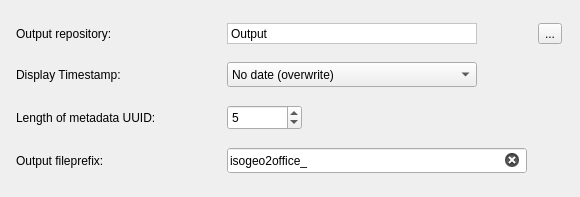
             <widget class="QWidget" name="tlb_section_global">
              <property name="geometry">
               <rect>
                <x>0</x>
                <y>0</y>
                <width>580</width>
                <height>197</height>
               </rect>
              </property>
              <property name="minimumSize">
               <size>
                <width>3</width>
                <height>0</height>
               </size>
              </property>
              <property name="maximumSize">
               <size>
                <width>600</width>
                <height>200</height>
               </size>
              </property>
              <attribute name="icon">
               <iconset resource="../../../resources.qrc">
                <normaloff>:/IsogeoToOffice/resources/settings/bars.svg</normaloff>:/IsogeoToOffice/resources/settings/bars.svg</iconset>
              </attribute>
              <attribute name="label">
               <string>Location and naming rules</string>
              </attribute>
              <layout class="QGridLayout" name="gridLayout">
               <item row="2" column="0">
                <widget class="QLabel" name="lbl_timestamp">
                 <property name="minimumSize">
                  <size>
                   <width>100</width>
                   <height>20</height>
                  </size>
                 </property>
                 <property name="maximumSize">
                  <size>
                   <width>200</width>
                   <height>25</height>
                  </size>
                 </property>
                 <property name="text">
                  <string>Display Timestamp:</string>
                 </property>
                </widget>
               </item>
               <item row="2" column="2" colspan="2">
                <widget class="QComboBox" name="cbb_timestamp">
                 <property name="minimumSize">
                  <size>
                   <width>150</width>
                   <height>25</height>
                  </size>
                 </property>
                 <property name="maximumSize">
                  <size>
                   <width>250</width>
                   <height>35</height>
                  </size>
                 </property>
                 <item>
                  <property name="text">
                   <string>No date (overwrite)</string>
                  </property>
                 </item>
                 <item>
                  <property name="text">
                   <string>Day</string>
                  </property>
                 </item>
                 <item>
                  <property name="text">
                   <string>Datetime</string>
                  </property>
                 </item>
                </widget>
               </item>
               <item row="1" column="2">
                <widget class="QLabel" name="lbl_output_folder_value">
                 <property name="minimumSize">
                  <size>
                   <width>150</width>
                   <height>20</height>
                  </size>
                 </property>
                 <property name="maximumSize">
                  <size>
                   <width>250</width>
                   <height>35</height>
                  </size>
                 </property>
                 <property name="cursor">
                  <cursorShape>ArrowCursor</cursorShape>
                 </property>
                 <property name="styleSheet">
                  <string notr="true">background-color: rgb(255, 255, 255);</string>
                 </property>
                 <property name="frameShape">
                  <enum>QFrame::StyledPanel</enum>
                 </property>
                 <property name="text">
                  <string>Output</string>
                 </property>
                 <property name="scaledContents">
                  <bool>false</bool>
                 </property>
                </widget>
               </item>
               <item row="5" column="2">
                <widget class="QLineEdit" name="txt_output_fileprefix">
                 <property name="minimumSize">
                  <size>
                   <width>200</width>
                   <height>20</height>
                  </size>
                 </property>
                 <property name="maximumSize">
                  <size>
                   <width>300</width>
                   <height>35</height>
                  </size>
                 </property>
                 <property name="toolTip">
                  <string>Enter output file name</string>
                 </property>
                 <property name="autoFillBackground">
                  <bool>true</bool>
                 </property>
                 <property name="inputMethodHints">
                  <set>Qt::ImhNone</set>
                 </property>
                 <property name="inputMask">
                  <string notr="true"/>
                 </property>
                 <property name="text">
                  <string>isogeo2office_</string>
                 </property>
                 <property name="maxLength">
                  <number>25</number>
                 </property>
                 <property name="placeholderText">
                  <string>isogeo2office_</string>
                 </property>
                 <property name="clearButtonEnabled">
                  <bool>true</bool>
                 </property>
                </widget>
               </item>
               <item row="3" column="0">
                <widget class="QLabel" name="lbl_uid">
                 <property name="minimumSize">
                  <size>
                   <width>100</width>
                   <height>20</height>
                  </size>
                 </property>
                 <property name="maximumSize">
                  <size>
                   <width>200</width>
                   <height>25</height>
                  </size>
                 </property>
                 <property name="text">
                  <string>Length of metadata UUID:</string>
                 </property>
                </widget>
               </item>
               <item row="1" column="0">
                <widget class="QLabel" name="lbl_output_folder">
                 <property name="minimumSize">
                  <size>
                   <width>100</width>
                   <height>20</height>
                  </size>
                 </property>
                 <property name="maximumSize">
                  <size>
                   <width>200</width>
                   <height>25</height>
                  </size>
                 </property>
                 <property name="text">
                  <string>Output repository:</string>
                 </property>
                </widget>
               </item>
               <item row="5" column="0">
                <widget class="QLabel" name="lbl_output_fileprefix">
                 <property name="minimumSize">
                  <size>
                   <width>100</width>
                   <height>20</height>
                  </size>
                 </property>
                 <property name="maximumSize">
                  <size>
                   <width>200</width>
                   <height>25</height>
                  </size>
                 </property>
                 <property name="text">
                  <string>Output fileprefix:</string>
                 </property>
                </widget>
               </item>
               <item row="3" column="2">
                <widget class="QSpinBox" name="int_md_uuid">
                 <property name="minimumSize">
                  <size>
                   <width>50</width>
                   <height>20</height>
                  </size>
                 </property>
                 <property name="maximumSize">
                  <size>
                   <width>75</width>
                   <height>35</height>
                  </size>
                 </property>
                 <property name="maximum">
                  <number>8</number>
                 </property>
                 <property name="value">
                  <number>5</number>
                 </property>
                </widget>
               </item>
               <item row="1" column="3">
                <widget class="QToolButton" name="btn_directory_change">
                 <property name="text">
                  <string notr="true">...</string>
                 </property>
                </widget>
               </item>
              </layout>
             </widget>
